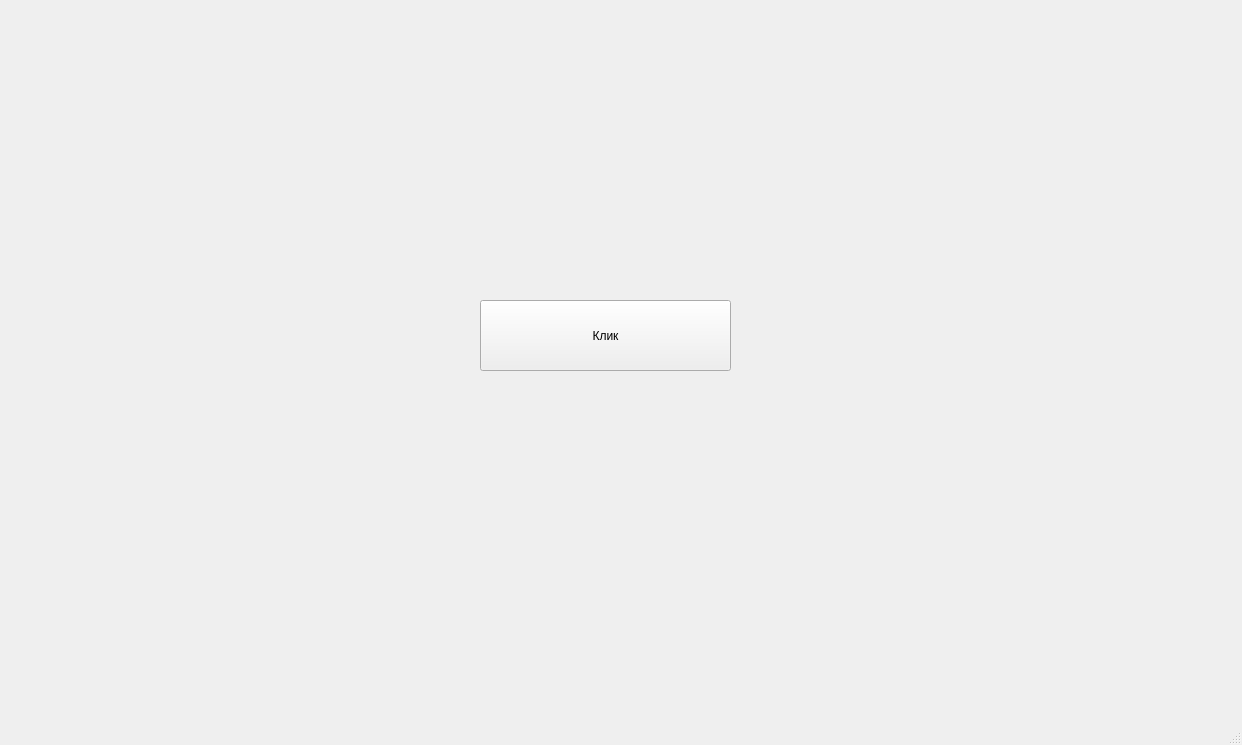
<?xml version="1.0" encoding="UTF-8"?>
<ui version="4.0">
 <class>MainWindow</class>
 <widget class="QMainWindow" name="MainWindow">
  <property name="geometry">
   <rect>
    <x>0</x>
    <y>0</y>
    <width>1242</width>
    <height>745</height>
   </rect>
  </property>
  <property name="windowTitle">
   <string>MainWindow</string>
  </property>
  <widget class="QWidget" name="centralwidget">
   <widget class="QPushButton" name="pushButton">
    <property name="geometry">
     <rect>
      <x>480</x>
      <y>300</y>
      <width>251</width>
      <height>71</height>
     </rect>
    </property>
    <property name="text">
     <string>Клик</string>
    </property>
   </widget>
  </widget>
  <widget class="QMenuBar" name="menubar">
   <property name="geometry">
    <rect>
     <x>0</x>
     <y>0</y>
     <width>1242</width>
     <height>21</height>
    </rect>
   </property>
  </widget>
  <widget class="QStatusBar" name="statusbar"/>
 </widget>
 <resources/>
 <connections/>
</ui>
